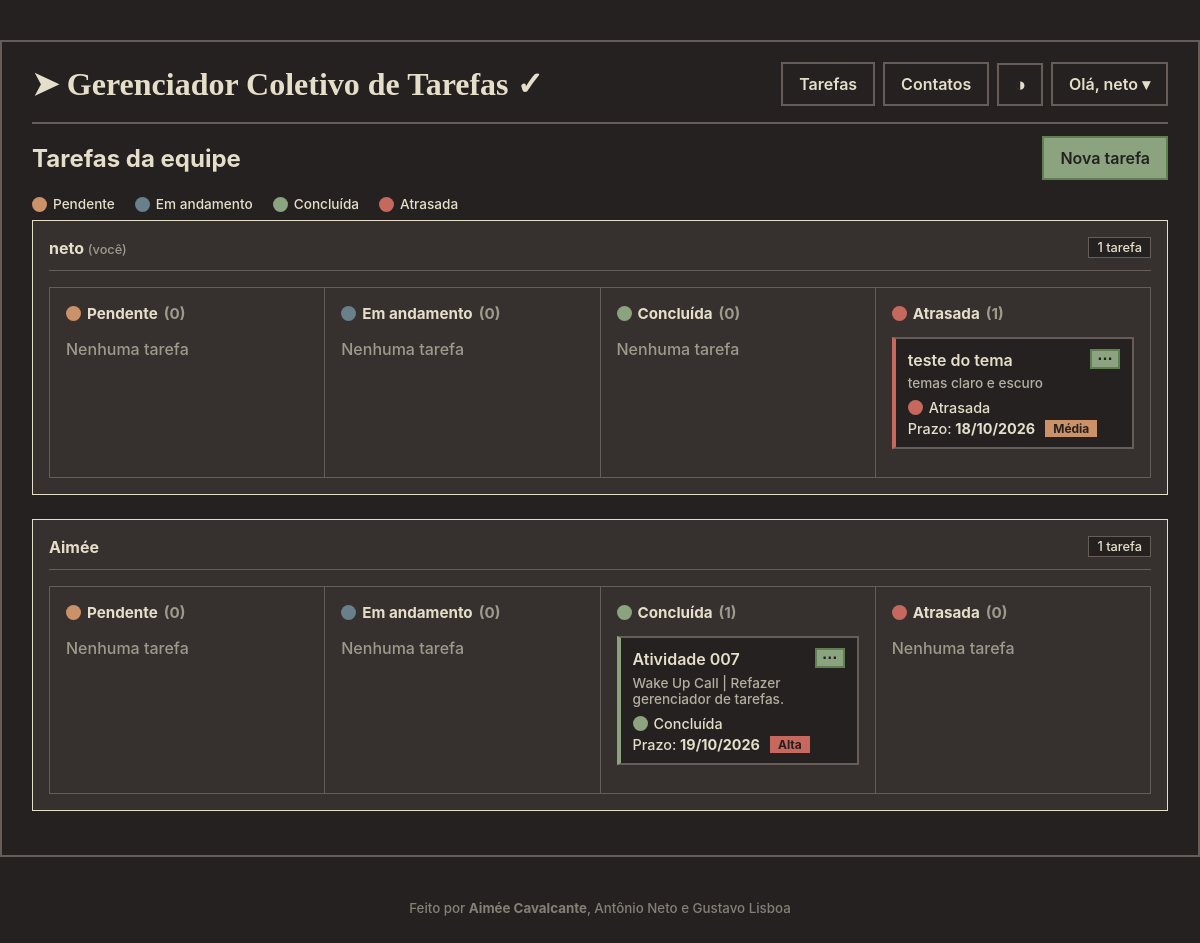
The page /dashboard (signed in) on the database its author committed.
### models.py (models this page shows)
class User(db.Model, UserMixin): # Define a classe usuário
    id = db.Column(db.Integer, primary_key = True)
    username = db.Column(db.String(150), unique = True, nullable= False)
    password = db.Column(db.String(150), nullable=False)
    role = db.Column(db.String(10), default = 'membro') # Administrador ou membro
    telefone = db.Column(db.String(20), nullable=False)

class Task(db.Model):
    id = db.Column(db.Integer, primary_key = True)
    title = db.Column(db.String(200), nullable = False)
    description = db.Column(db.Text, nullable = False)
    deadline = db.Column(db.Date, nullable=False)  # prazo
    status = db.Column(db.String(20), default = PENDENTE)
    priority = db.Column(db.String(20), default = 'Baixa')
    created_by = db.Column(db.Integer, db.ForeignKey('user.id'), nullable = False)
    assigned_to = db.Column(db.Integer, db.ForeignKey('user.id'), nullable=False)
    assignee = db.relationship('User', foreign_keys=[assigned_to], backref='assigned_tasks')
    @property
    def effective_status(self):
        status = self.status if self.status in STATUS_ORDER else PENDENTE
        if status != CONCLUIDA and self.deadline and self.deadline < date.today():
            return ATRASADA
        return status

### app.py (the view)
@app.route('/dashboard')
@login_required
def dashboard():
    tasks = Task.query.order_by(Task.deadline.asc(), Task.id.asc()).all()
    users = User.query.all()
    users.sort(key=lambda u: (u.id != current_user.id, u.username.lower()))
    board = []
    for user in users:
        columns = {status: [] for status in STATUS_ORDER}
        for task in tasks:  # `tasks` já está ordenada por prazo
            if task.assigned_to == user.id:
                columns[task.effective_status].append(task)
        total = sum(len(lista) for lista in columns.values())
        if total:  # só mostra quem tem tarefa
            board.append({'user': user, 'columns': columns, 'total': total})
    return render_template('dashboard.html', board=board)

### app.py (called while the page is built)
@login_manager.user_loader
def load_user(user_id):
    return db.session.get(User, int(user_id))

def is_diretor(user):
    return user.role == 'diretor'

@app.context_processor
def inject_globals():
    return dict(
        STATUS_ORDER=STATUS_ORDER,
        STATUS_EDITAVEIS=STATUS_EDITAVEIS,
        STATUS_CSS=STATUS_CSS,
        PRIORITY_CSS=PRIORITY_CSS,
        PRIORIDADES=PRIORIDADES,
        can_edit=can_edit,
        can_delete=can_delete,
        can_delete_user=can_delete_user,
        can_promote=can_promote,
        can_demote=can_demote,
        is_admin=is_admin,
        is_diretor=is_diretor
    )

### templates/dashboard.html (shortened to what this page needs)
{% extends "base.html" %}
{% block container_class %}container container-wide{% endblock %}
{% block content %}
{% macro task_card(task, status) %}
<div class="task-card {{ STATUS_CSS[status] }}">
    <div class="task-card-header">
        <div class="task-title">{{ task.title }}</div>
        <button type="button" class="button-details"
                data-modal-url="{{ url_for('view_task', task_id=task.id) }}"
                title="Ver detalhes" aria-label="Ver detalhes">&hellip;</button>
    </div>
    {% if task.description %}
    <div class="task-description">{{ task.description|truncate(90) }}</div>
    {% endif %}
    <div class="task-info">
        <span class="status-label">
            <span class="status-dot {{ STATUS_CSS[status] }}"></span>{{ status }}
        </span>
    </div>
    <div class="task-info">
        <span>Prazo: <strong>{{ task.deadline.strftime('%d/%m/%Y') }}</strong></span>
        <span class="priority-tag {{ PRIORITY_CSS[task.priority] }}">{{ task.priority }}</span>
    </div>
</div>
{% endmacro %}
<div class="dashboard-header">
    <h2 class="page-title">Tarefas da equipe</h2>
    <a href="{{ url_for('add_task') }}" class="button button-primary" data-modal>Nova tarefa</a>
</div>
<div class="status-legend">
    {% for status in STATUS_ORDER %}
    <span class="status-label"><span class="status-dot {{ STATUS_CSS[status] }}"></span>{{ status }}</span>
    {% endfor %}
</div>
{% for item in board %}
<section class="card user-board">
    <div class="user-board-header">
        <span class="user-name">{{ item.user.username }}{% if item.user.id == current_user.id %} <span class="current-user-label">(você)</span>{% endif %}</span>
        <span class="task-count">{{ item.total }} tarefa{{ 's' if item.total != 1 }}</span>
    </div>
    <div class="status-columns">
        {% for status in STATUS_ORDER %}
        <div class="status-column">
            <h3 class="status-column-title">
                <span class="status-dot {{ STATUS_CSS[status] }}"></span>{{ status }}
                <span class="status-column-count">({{ item.columns[status]|length }})</span>
            </h3>
            {% for task in item.columns[status] %}
                {{ task_card(task, status) }}
            {% else %}
                <p class="muted-text">Nenhuma tarefa</p>
            {% endfor %}
        </div>
        {% endfor %}
    </div>
</section>
{% else %}
<section class="card">
    <p class="empty-message">Nada a fazer por aqui.</p>
</section>
{% endfor %}
{% endblock %}

### templates/base.html (shortened to what this page needs)
<!DOCTYPE html>
<html lang="pt-BR" class="kemuri-koke-dark">
<head>
    <link rel="stylesheet" href="{{ url_for('static', filename='style.css') }}">
</head>
<body>
<main class="{% block container_class %}container{% endblock %}">
    <header class="header">
        <h1 class="logo">
            <a href="{{ url_for('home') }}" class="logo-link">➤ Gerenciador Coletivo de Tarefas ✓</a>
        </h1>
        <nav class="main-menu">
            {% if current_user.is_authenticated %}
                <a href="{{ url_for('dashboard') }}" class="button button-secondary">Tarefas</a>
                <a href="{{ url_for('contatos') }}" class="button button-secondary">Contatos</a>
                <button type="button" id="theme-toggle" class="button theme-button button-secondary" aria-label="Alternar tema"></button>
                <details class="dropdown">
                    <summary class="button button-secondary">Olá, {{ current_user.username }} ▾</summary>
                </details>
            {% else %}
                <a href="{{ url_for('login') }}" class="button button-secondary">Entrar</a>
                <a href="{{ url_for('register') }}" class="button button-secondary">Registrar</a>
            {% endif %}
        </nav>
    </header>
<hr class="divisoria-horizontal">
    {% block content %}{% endblock %}
</main>
<footer class="footer">
    <small>Feito por <b>Aimée Cavalcante</b>, Antônio Neto e Gustavo Lisboa</small>
</footer>
</body>
</html>

### static/palette.css (style rules this page uses)
.kemuri-koke-dark { --mPrimary: #8ba37e; --mOnPrimary: #242120; --mSecondary: #a69680; --mOnSecondary: #242120; --mTertiary: #cb9168; --mOnTertiary: #242120; --mError: #c6685d; --mOnError: #242120; --mSurface: #242120; --mOnSurface: #e5dec9; --mSurfaceVariant: #36312f; --mOnSurfaceVariant: #e5dec9; --mOutline: #665c58; --mShadow: #000000; --mHover: #8ba37e; --mOnHover: #242120; --black: #242120; --red: #c6685d; --darkRed: #a44035; --green: #8ba37e; --yellow: #cb9168; --blue: #67808a; --magenta: #a27886; --cyan: #769f93; --white: #e5dec9; --darkBlue: #45636f; --darkGreen:#618051; --diretor:#67808a; --admin:#8ba37e; }

### rows shown on the page
User: username "neto", user.username "neto"
Task: title "teste do tema", description "temas claro e escuro", status "Atrasada", deadline "18/10/2026", priority "Média"
User: user.username "Aimée"
Task: title "Atividade 007", description "Wake Up Call | Refazer gerenciador de tarefas.", status "Concluída", deadline "19/10/2026", priority "Alta"

### other values the page prints
{{ status }} "Pendente" "Em andamento" "Concluída" "Atrasada"
{{ item.total }} "1" "1"
{{ status }} "Pendente" "Em andamento" "Concluída" "Atrasada" "Pendente" "Em andamento" "Concluída" "Atrasada"
{{ item.columns[status]|length }} "0" "0" "0" "1" "0" "0" "1" "0"
